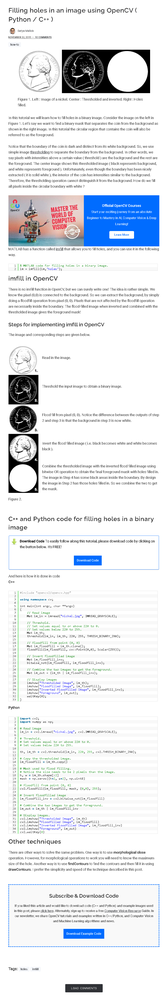
#> input picture OpenCV技巧_二值圖孔洞填充方法與實現(附源碼)/screencapture-learnopencv-filling-holes-in-an-image-using-opencv-python-c-2021-08-23-16_19_51.png, 165 x 1000 px, shrunk from 842 x 5090 before the run
$ python HomomorphicFilter.py '../../../../../../OpenCV技巧_二值圖孔洞填充方法與實現(附源碼)/screencapture-learnopencv-filling-holes-in-an-image-using-opencv-python-c-2021-08-23-16_19_51.png'   (Python 2 division)   (older library calls are emulated)
#> lines starting #> are read from the running program, lines starting #| are printed output that depends on the picture
# -*- coding: utf-8 -*-
import sys
import numpy as np
import cv2
#快速傅里叶变换
def fft2Image(src):
    #得到行、列
    r,c = src.shape[:2]
    #得到快速傅里叶变换最优
    rPadded = cv2.getOptimalDFTSize(r)
    cPadded = cv2.getOptimalDFTSize(c)
    #边缘扩充，下边缘和右边缘扩充值为零
    fft2 = np.zeros((rPadded,cPadded,2),np.float32)
    fft2[:r,:c,0]=src
    #快速傅里叶变换
    cv2.dft(fft2,fft2,cv2.DFT_COMPLEX_OUTPUT)
    return fft2
 #傅里叶幅度谱
def amplitudeSpectrum(fft2):
    #求幅度
    real2 = np.power(fft2[:,:,0],2.0)
    Imag2 = np.power(fft2[:,:,1],2.0)
    amplitude = np.sqrt(real2+Imag2)
    return amplitude
#主函数
if __name__ =="__main__":
    if len(sys.argv) > 1:
    #第一步：读入图像
        I = cv2.imread(sys.argv[1],cv2.CV_LOAD_IMAGE_GRAYSCALE)
#> I: shape (1000, 165); min 0, max 255, mean 232.6
    else:
        print "Usge:python homomorphicFilter.py imageFile"
    cv2.imshow("I",I)
    cv2.imwrite("I.jpg",I)
    #第二步：取对数
    lI = np.log(I+1.0)
    lI = lI.astype(np.float32)
    #第三步：每一元素乘以 (-1)^(r+c)
    fI = np.copy(lI)
    for r in xrange(I.shape[0]):
        for c in xrange(I.shape[1]):
            if (r+c)%2:
                fI[r][c] = -1*fI[r][c]
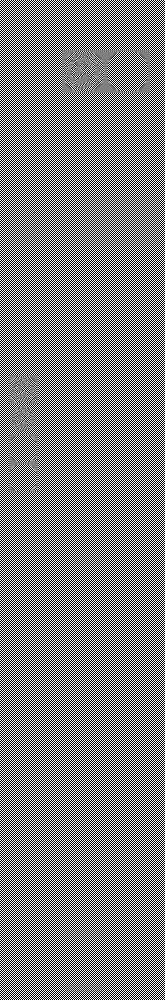
#> fI: shape (1000, 165) float32; min -5.55, max 5.55, mean -0.000214; drawn with min black and max white
    #第四、五步：补零和快速傅里叶变换
    fft2 = fft2Image(fI)
    #第六步：构造高频增强滤波器（ high-emphasis Filter）
    #找到傅里叶谱中的最大值的位置
    amplitude = amplitudeSpectrum(fft2)
    minValue,maxValue,minLoc,maxLoc = cv2.minMaxLoc(amplitude)
#> minValue = 0.108; maxValue = 885689.5; minLoc = (7, 784); maxLoc = (90, 500)
    #滤波器的高和宽
    rows,cols = fft2.shape[:2]
#> rows = 1000; cols = 180
    r,c = np.mgrid[0:rows:1,0:cols:1]
    c-=maxLoc[0]
    r-=maxLoc[1]
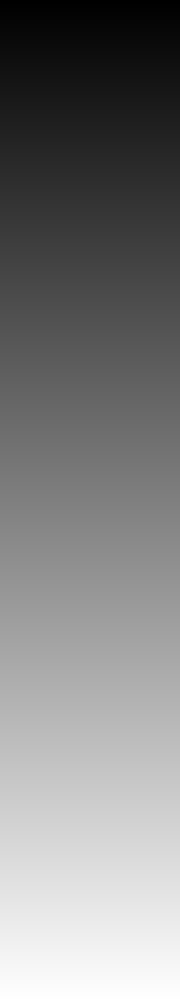
#> r: shape (1000, 180) int64; min -500, max 499, mean -0.5; drawn with min black and max white
    d = np.power(c,2.0)+np.power(r,2.0)
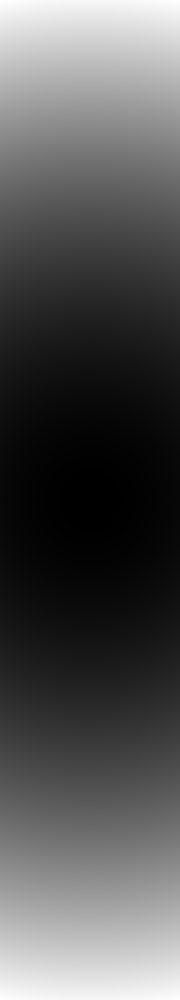
#> d: shape (1000, 180) float64; min 0, max 258100, mean 86033.7; drawn with min black and max white
    high,low,k,radius = 2.5,0.5,1,300
    heFilter =(high-low)*(1-np.exp(-k*d/(2.0*pow(radius,2.0))))+low
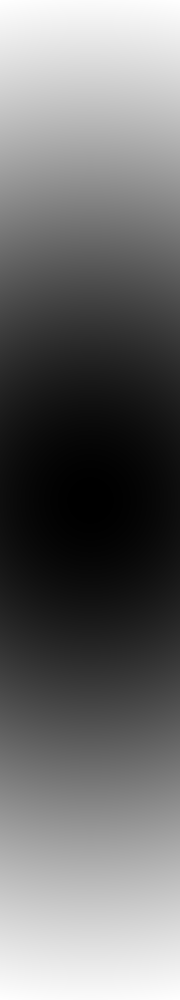
#> heFilter: shape (1000, 180) float64; min 0.5, max 2.02, mean 1.16; drawn with min black and max white
    #第七步：快速傅里叶变换与高频增强滤波器的点乘
    fft2Filter = np.zeros(fft2.shape,fft2.dtype)
    for i in xrange(2):
        fft2Filter[:rows,:cols,i] = fft2[:rows,:cols,i]*heFilter
    #第八、九步：高频增强傅里叶变换执行傅里叶逆变换,并只取实部
    ifft2 = cv2.dft(fft2Filter,flags=cv2.DFT_REAL_OUTPUT+cv2.DFT_INVERSE+cv2.DFT_SCALE)
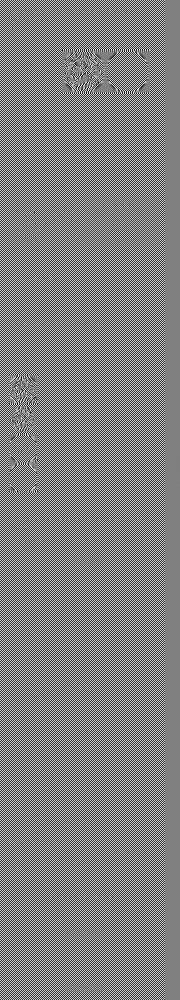
#> ifft2: shape (1000, 180) float32; min -4.68, max 4.62, mean -0.000397; drawn with min black and max white
    #第十步：裁剪，和输入图像的尺寸一样
    ifI = np.copy(ifft2[:I.shape[0],:I.shape[1]])
    #第十一步：每一元素乘以 (-1)^(r+c)
    for i in xrange(ifI.shape[0]):
        for j in xrange(ifI.shape[1]):
            if (i+j)%2:
                ifI[i][j] = -1*ifI[i][j]
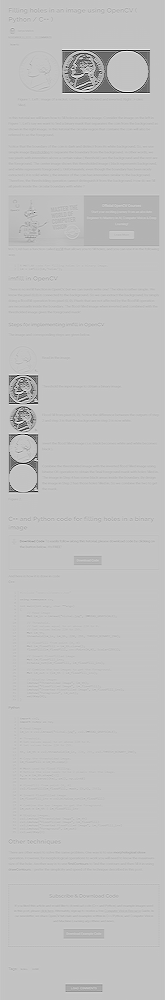
#> ifI: shape (1000, 165) float32; min -3.41, max 4.68, mean 2.68; drawn with min black and max white
    #第十二步：取指数
    eifI = np.exp(ifI)-1
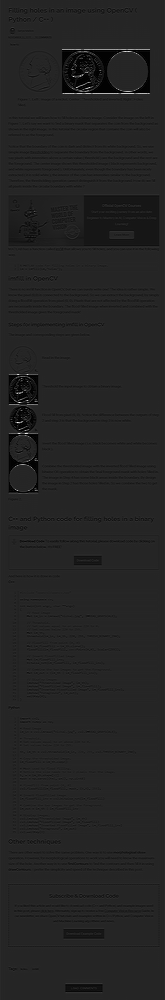
#> eifI: shape (1000, 165) float32; min -0.967, max 106.3, mean 14.3; drawn with min black and max white
    #第十三步：归一化，并进行数据类型转换
    eifI = (eifI-np.min(eifI))/(np.max(eifI)-np.min(eifI))
    eifI = 255*eifI
    eifI = eifI.astype(np.uint8)
    cv2.imshow("homomorphicFilter",eifI)
    cv2.imwrite("homomorphicFilter.jpg",eifI)
    cv2.waitKey(0)
    cv2.destroyAllWindows()
